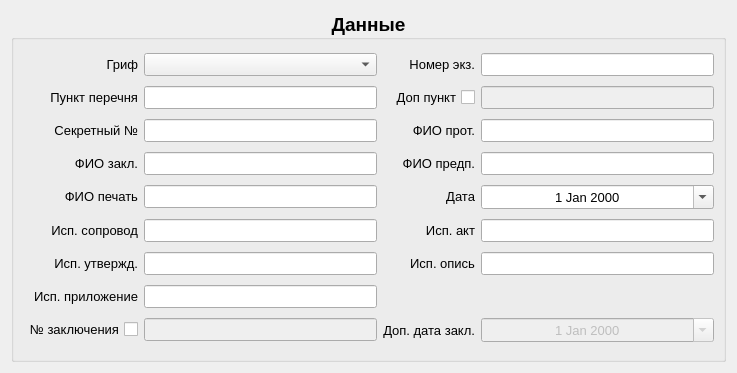
      <widget class="QWidget" name="page_0">
       <property name="geometry">
        <rect>
         <x>0</x>
         <y>0</y>
         <width>737</width>
         <height>373</height>
        </rect>
       </property>
       <attribute name="label">
        <string>Данные</string>
       </attribute>
       <layout class="QGridLayout" name="gridLayout_17">
        <item row="0" column="0">
         <widget class="QGroupBox" name="groupBox_date_insert">
          <property name="font">
           <font>
            <pointsize>14</pointsize>
            <weight>75</weight>
            <bold>true</bold>
           </font>
          </property>
          <property name="title">
           <string>Данные</string>
          </property>
          <property name="alignment">
           <set>Qt::AlignCenter</set>
          </property>
          <layout class="QGridLayout" name="gridLayout">
           <item row="3" column="2">
            <widget class="QCheckBox" name="checkBox_add_list_item">
             <property name="font">
              <font>
               <pointsize>10</pointsize>
               <weight>50</weight>
               <bold>false</bold>
              </font>
             </property>
             <property name="layoutDirection">
              <enum>Qt::RightToLeft</enum>
             </property>
             <property name="text">
              <string>Доп пункт</string>
             </property>
            </widget>
           </item>
           <item row="9" column="0">
            <widget class="QLabel" name="label_statement">
             <property name="font">
              <font>
               <pointsize>10</pointsize>
               <weight>50</weight>
               <bold>false</bold>
              </font>
             </property>
             <property name="text">
              <string>Исп. утвержд.</string>
             </property>
             <property name="alignment">
              <set>Qt::AlignRight|Qt::AlignTrailing|Qt::AlignVCenter</set>
             </property>
            </widget>
           </item>
           <item row="3" column="0">
            <widget class="QLabel" name="label_list_item">
             <property name="sizePolicy">
              <sizepolicy hsizetype="Preferred" vsizetype="Fixed">
               <horstretch>0</horstretch>
               <verstretch>0</verstretch>
              </sizepolicy>
             </property>
             <property name="maximumSize">
              <size>
               <width>16777215</width>
               <height>16777215</height>
              </size>
             </property>
             <property name="font">
              <font>
               <pointsize>10</pointsize>
               <weight>50</weight>
               <bold>false</bold>
              </font>
             </property>
             <property name="text">
              <string>Пункт перечня</string>
             </property>
             <property name="alignment">
              <set>Qt::AlignRight|Qt::AlignTrailing|Qt::AlignVCenter</set>
             </property>
            </widget>
           </item>
           <item row="9" column="2">
            <widget class="QLabel" name="label_inventory">
             <property name="font">
              <font>
               <pointsize>10</pointsize>
               <weight>50</weight>
               <bold>false</bold>
              </font>
             </property>
             <property name="text">
              <string>Исп. опись</string>
             </property>
             <property name="alignment">
              <set>Qt::AlignRight|Qt::AlignTrailing|Qt::AlignVCenter</set>
             </property>
            </widget>
           </item>
           <item row="5" column="0">
            <widget class="QLabel" name="label_number">
             <property name="sizePolicy">
              <sizepolicy hsizetype="Preferred" vsizetype="Fixed">
               <horstretch>0</horstretch>
               <verstretch>0</verstretch>
              </sizepolicy>
             </property>
             <property name="maximumSize">
              <size>
               <width>16777215</width>
               <height>16777215</height>
              </size>
             </property>
             <property name="font">
              <font>
               <pointsize>10</pointsize>
               <weight>50</weight>
               <bold>false</bold>
              </font>
             </property>
             <property name="text">
              <string>Секретный №</string>
             </property>
             <property name="alignment">
              <set>Qt::AlignRight|Qt::AlignTrailing|Qt::AlignVCenter</set>
             </property>
            </widget>
           </item>
           <item row="6" column="0">
            <widget class="QLabel" name="label_conclusion">
             <property name="sizePolicy">
              <sizepolicy hsizetype="Preferred" vsizetype="Fixed">
               <horstretch>0</horstretch>
               <verstretch>0</verstretch>
              </sizepolicy>
             </property>
             <property name="maximumSize">
              <size>
               <width>16777215</width>
               <height>16777215</height>
              </size>
             </property>
             <property name="font">
              <font>
               <pointsize>10</pointsize>
               <weight>50</weight>
               <bold>false</bold>
              </font>
             </property>
             <property name="text">
              <string>ФИО закл.</string>
             </property>
             <property name="alignment">
              <set>Qt::AlignRight|Qt::AlignTrailing|Qt::AlignVCenter</set>
             </property>
            </widget>
           </item>
           <item row="8" column="2">
            <widget class="QLabel" name="label_act">
             <property name="font">
              <font>
               <pointsize>10</pointsize>
               <weight>50</weight>
               <bold>false</bold>
              </font>
             </property>
             <property name="layoutDirection">
              <enum>Qt::LeftToRight</enum>
             </property>
             <property name="text">
              <string>Исп. акт</string>
             </property>
             <property name="alignment">
              <set>Qt::AlignRight|Qt::AlignTrailing|Qt::AlignVCenter</set>
             </property>
            </widget>
           </item>
           <item row="6" column="1">
            <widget class="QLineEdit" name="lineEdit_conclusion">
             <property name="sizePolicy">
              <sizepolicy hsizetype="Expanding" vsizetype="Fixed">
               <horstretch>0</horstretch>
               <verstretch>0</verstretch>
              </sizepolicy>
             </property>
             <property name="maximumSize">
              <size>
               <width>16777215</width>
               <height>16777215</height>
              </size>
             </property>
             <property name="font">
              <font>
               <pointsize>10</pointsize>
               <weight>50</weight>
               <bold>false</bold>
              </font>
             </property>
            </widget>
           </item>
           <item row="7" column="1">
            <widget class="QLineEdit" name="lineEdit_print">
             <property name="sizePolicy">
              <sizepolicy hsizetype="Expanding" vsizetype="Fixed">
               <horstretch>0</horstretch>
               <verstretch>0</verstretch>
              </sizepolicy>
             </property>
             <property name="maximumSize">
              <size>
               <width>16777215</width>
               <height>16777215</height>
              </size>
             </property>
             <property name="font">
              <font>
               <pointsize>10</pointsize>
               <weight>50</weight>
               <bold>false</bold>
              </font>
             </property>
            </widget>
           </item>
           <item row="7" column="2">
            <widget class="QLabel" name="label_date">
             <property name="sizePolicy">
              <sizepolicy hsizetype="Preferred" vsizetype="Fixed">
               <horstretch>0</horstretch>
               <verstretch>0</verstretch>
              </sizepolicy>
             </property>
             <property name="maximumSize">
              <size>
               <width>16777215</width>
               <height>16777215</height>
              </size>
             </property>
             <property name="font">
              <font>
               <pointsize>10</pointsize>
               <weight>50</weight>
               <bold>false</bold>
              </font>
             </property>
             <property name="text">
              <string>Дата</string>
             </property>
             <property name="alignment">
              <set>Qt::AlignRight|Qt::AlignTrailing|Qt::AlignVCenter</set>
             </property>
            </widget>
           </item>
           <item row="1" column="2">
            <widget class="QLabel" name="label_num_scroll">
             <property name="sizePolicy">
              <sizepolicy hsizetype="Preferred" vsizetype="Fixed">
               <horstretch>0</horstretch>
               <verstretch>0</verstretch>
              </sizepolicy>
             </property>
             <property name="maximumSize">
              <size>
               <width>16777215</width>
               <height>16777215</height>
              </size>
             </property>
             <property name="font">
              <font>
               <pointsize>10</pointsize>
               <weight>50</weight>
               <bold>false</bold>
              </font>
             </property>
             <property name="text">
              <string>Номер экз.</string>
             </property>
             <property name="alignment">
              <set>Qt::AlignRight|Qt::AlignTrailing|Qt::AlignVCenter</set>
             </property>
            </widget>
           </item>
           <item row="11" column="0">
            <widget class="QCheckBox" name="checkBox_conclusion_number">
             <property name="font">
              <font>
               <pointsize>10</pointsize>
               <weight>50</weight>
               <bold>false</bold>
              </font>
             </property>
             <property name="layoutDirection">
              <enum>Qt::RightToLeft</enum>
             </property>
             <property name="text">
              <string>№ заключения</string>
             </property>
            </widget>
           </item>
           <item row="1" column="0">
            <widget class="QLabel" name="label_classified">
             <property name="sizePolicy">
              <sizepolicy hsizetype="Preferred" vsizetype="Fixed">
               <horstretch>0</horstretch>
               <verstretch>0</verstretch>
              </sizepolicy>
             </property>
             <property name="maximumSize">
              <size>
               <width>16777215</width>
               <height>16777215</height>
              </size>
             </property>
             <property name="font">
              <font>
               <pointsize>10</pointsize>
               <weight>50</weight>
               <bold>false</bold>
              </font>
             </property>
             <property name="text">
              <string>Гриф</string>
             </property>
             <property name="alignment">
              <set>Qt::AlignRight|Qt::AlignTrailing|Qt::AlignVCenter</set>
             </property>
            </widget>
           </item>
           <item row="10" column="1">
            <widget class="QLineEdit" name="lineEdit_application">
             <property name="font">
              <font>
               <pointsize>10</pointsize>
               <weight>50</weight>
               <bold>false</bold>
              </font>
             </property>
            </widget>
           </item>
           <item row="5" column="2">
            <widget class="QLabel" name="label_protocol">
             <property name="sizePolicy">
              <sizepolicy hsizetype="Preferred" vsizetype="Fixed">
               <horstretch>0</horstretch>
               <verstretch>0</verstretch>
              </sizepolicy>
             </property>
             <property name="maximumSize">
              <size>
               <width>16777215</width>
               <height>16777215</height>
              </size>
             </property>
             <property name="font">
              <font>
               <pointsize>10</pointsize>
               <weight>50</weight>
               <bold>false</bold>
              </font>
             </property>
             <property name="text">
              <string>ФИО прот.</string>
             </property>
             <property name="alignment">
              <set>Qt::AlignRight|Qt::AlignTrailing|Qt::AlignVCenter</set>
             </property>
            </widget>
           </item>
           <item row="5" column="4">
            <widget class="QLineEdit" name="lineEdit_protocol">
             <property name="sizePolicy">
              <sizepolicy hsizetype="Expanding" vsizetype="Fixed">
               <horstretch>0</horstretch>
               <verstretch>0</verstretch>
              </sizepolicy>
             </property>
             <property name="maximumSize">
              <size>
               <width>16777215</width>
               <height>16777215</height>
              </size>
             </property>
             <property name="font">
              <font>
               <pointsize>10</pointsize>
               <weight>50</weight>
               <bold>false</bold>
              </font>
             </property>
            </widget>
           </item>
           <item row="8" column="4">
            <widget class="QLineEdit" name="lineEdit_act">
             <property name="font">
              <font>
               <pointsize>10</pointsize>
               <weight>50</weight>
               <bold>false</bold>
              </font>
             </property>
            </widget>
           </item>
           <item row="8" column="0">
            <widget class="QLabel" name="label_executor_acc_sheet">
             <property name="sizePolicy">
              <sizepolicy hsizetype="Preferred" vsizetype="Fixed">
               <horstretch>0</horstretch>
               <verstretch>0</verstretch>
              </sizepolicy>
             </property>
             <property name="maximumSize">
              <size>
               <width>16777215</width>
               <height>16777215</height>
              </size>
             </property>
             <property name="font">
              <font>
               <pointsize>10</pointsize>
               <weight>50</weight>
               <bold>false</bold>
              </font>
             </property>
             <property name="text">
              <string>Исп. сопровод</string>
             </property>
             <property name="alignment">
              <set>Qt::AlignRight|Qt::AlignTrailing|Qt::AlignVCenter</set>
             </property>
            </widget>
           </item>
           <item row="1" column="4">
            <widget class="QLineEdit" name="lineEdit_num_scroll">
             <property name="sizePolicy">
              <sizepolicy hsizetype="Expanding" vsizetype="Fixed">
               <horstretch>0</horstretch>
               <verstretch>0</verstretch>
              </sizepolicy>
             </property>
             <property name="font">
              <font>
               <pointsize>10</pointsize>
               <weight>50</weight>
               <bold>false</bold>
              </font>
             </property>
            </widget>
           </item>
           <item row="11" column="1">
            <widget class="QLineEdit" name="lineEdit_conclusion_number">
             <property name="enabled">
              <bool>false</bool>
             </property>
             <property name="font">
              <font>
               <pointsize>10</pointsize>
               <weight>50</weight>
               <bold>false</bold>
              </font>
             </property>
            </widget>
           </item>
           <item row="3" column="4">
            <widget class="QLineEdit" name="lineEdit_add_list_item">
             <property name="enabled">
              <bool>false</bool>
             </property>
             <property name="font">
              <font>
               <pointsize>10</pointsize>
               <weight>50</weight>
               <bold>false</bold>
              </font>
             </property>
            </widget>
           </item>
           <item row="9" column="4">
            <widget class="QLineEdit" name="lineEdit_inventory">
             <property name="font">
              <font>
               <pointsize>10</pointsize>
               <weight>50</weight>
               <bold>false</bold>
              </font>
             </property>
            </widget>
           </item>
           <item row="6" column="4">
            <widget class="QLineEdit" name="lineEdit_prescription">
             <property name="sizePolicy">
              <sizepolicy hsizetype="Expanding" vsizetype="Fixed">
               <horstretch>0</horstretch>
               <verstretch>0</verstretch>
              </sizepolicy>
             </property>
             <property name="maximumSize">
              <size>
               <width>16777215</width>
               <height>16777215</height>
              </size>
             </property>
             <property name="font">
              <font>
               <pointsize>10</pointsize>
               <weight>50</weight>
               <bold>false</bold>
              </font>
             </property>
            </widget>
           </item>
           <item row="6" column="2">
            <widget class="QLabel" name="label_prescription">
             <property name="sizePolicy">
              <sizepolicy hsizetype="Preferred" vsizetype="Fixed">
               <horstretch>0</horstretch>
               <verstretch>0</verstretch>
              </sizepolicy>
             </property>
             <property name="maximumSize">
              <size>
               <width>16777215</width>
               <height>16777215</height>
              </size>
             </property>
             <property name="font">
              <font>
               <pointsize>10</pointsize>
               <weight>50</weight>
               <bold>false</bold>
              </font>
             </property>
             <property name="text">
              <string>ФИО предп.</string>
             </property>
             <property name="alignment">
              <set>Qt::AlignRight|Qt::AlignTrailing|Qt::AlignVCenter</set>
             </property>
            </widget>
           </item>
           <item row="11" column="2">
            <widget class="QLabel" name="label_add_conclusion_number">
             <property name="font">
              <font>
               <pointsize>10</pointsize>
               <weight>50</weight>
               <bold>false</bold>
              </font>
             </property>
             <property name="layoutDirection">
              <enum>Qt::LeftToRight</enum>
             </property>
             <property name="text">
              <string>Доп. дата закл.</string>
             </property>
             <property name="alignment">
              <set>Qt::AlignRight|Qt::AlignTrailing|Qt::AlignVCenter</set>
             </property>
            </widget>
           </item>
           <item row="5" column="1">
            <widget class="QLineEdit" name="lineEdit_number">
             <property name="sizePolicy">
              <sizepolicy hsizetype="Expanding" vsizetype="Fixed">
               <horstretch>0</horstretch>
               <verstretch>0</verstretch>
              </sizepolicy>
             </property>
             <property name="maximumSize">
              <size>
               <width>16777215</width>
               <height>16777215</height>
              </size>
             </property>
             <property name="font">
              <font>
               <pointsize>10</pointsize>
               <weight>50</weight>
               <bold>false</bold>
              </font>
             </property>
            </widget>
           </item>
           <item row="9" column="1">
            <widget class="QLineEdit" name="lineEdit_statement">
             <property name="font">
              <font>
               <pointsize>10</pointsize>
               <weight>50</weight>
               <bold>false</bold>
              </font>
             </property>
            </widget>
           </item>
           <item row="7" column="0">
            <widget class="QLabel" name="label_print">
             <property name="sizePolicy">
              <sizepolicy hsizetype="Preferred" vsizetype="Fixed">
               <horstretch>0</horstretch>
               <verstretch>0</verstretch>
              </sizepolicy>
             </property>
             <property name="maximumSize">
              <size>
               <width>16777215</width>
               <height>16777215</height>
              </size>
             </property>
             <property name="font">
              <font>
               <pointsize>10</pointsize>
               <weight>50</weight>
               <bold>false</bold>
              </font>
             </property>
             <property name="text">
              <string>ФИО печать</string>
             </property>
             <property name="alignment">
              <set>Qt::AlignRight|Qt::AlignTrailing|Qt::AlignVCenter</set>
             </property>
            </widget>
           </item>
           <item row="3" column="1">
            <widget class="QLineEdit" name="lineEdit_list_item">
             <property name="sizePolicy">
              <sizepolicy hsizetype="Expanding" vsizetype="Fixed">
               <horstretch>0</horstretch>
               <verstretch>0</verstretch>
              </sizepolicy>
             </property>
             <property name="maximumSize">
              <size>
               <width>16777215</width>
               <height>16777215</height>
              </size>
             </property>
             <property name="font">
              <font>
               <pointsize>10</pointsize>
               <weight>50</weight>
               <bold>false</bold>
              </font>
             </property>
            </widget>
           </item>
           <item row="10" column="0">
            <widget class="QLabel" name="label_application">
             <property name="font">
              <font>
               <pointsize>10</pointsize>
               <weight>50</weight>
               <bold>false</bold>
              </font>
             </property>
             <property name="text">
              <string>Исп. приложение</string>
             </property>
             <property name="alignment">
              <set>Qt::AlignRight|Qt::AlignTrailing|Qt::AlignVCenter</set>
             </property>
            </widget>
           </item>
           <item row="1" column="1">
            <widget class="QComboBox" name="comboBox_classified">
             <property name="sizePolicy">
              <sizepolicy hsizetype="Expanding" vsizetype="Fixed">
               <horstretch>0</horstretch>
               <verstretch>0</verstretch>
              </sizepolicy>
             </property>
             <property name="font">
              <font>
               <pointsize>10</pointsize>
               <weight>50</weight>
               <bold>false</bold>
              </font>
             </property>
             <item>
              <property name="text">
               <string/>
              </property>
             </item>
             <item>
              <property name="text">
               <string>ДСП</string>
              </property>
             </item>
             <item>
              <property name="text">
               <string>С</string>
              </property>
             </item>
             <item>
              <property name="text">
               <string>СС</string>
              </property>
             </item>
             <item>
              <property name="text">
               <string>ОВ</string>
              </property>
             </item>
            </widget>
           </item>
           <item row="8" column="1">
            <widget class="QLineEdit" name="lineEdit_executor_acc_sheet">
             <property name="sizePolicy">
              <sizepolicy hsizetype="Expanding" vsizetype="Fixed">
               <horstretch>0</horstretch>
               <verstretch>0</verstretch>
              </sizepolicy>
             </property>
             <property name="maximumSize">
              <size>
               <width>16777215</width>
               <height>16777215</height>
              </size>
             </property>
             <property name="font">
              <font>
               <pointsize>10</pointsize>
               <weight>50</weight>
               <bold>false</bold>
              </font>
             </property>
            </widget>
           </item>
           <item row="7" column="4">
            <widget class="QDateEdit" name="dateEdit_date">
             <property name="font">
              <font>
               <pointsize>10</pointsize>
               <weight>50</weight>
               <bold>false</bold>
              </font>
             </property>
             <property name="alignment">
              <set>Qt::AlignCenter</set>
             </property>
             <property name="calendarPopup">
              <bool>true</bool>
             </property>
            </widget>
           </item>
           <item row="11" column="4">
            <widget class="QDateEdit" name="dateEdit_conclusion_number">
             <property name="enabled">
              <bool>false</bool>
             </property>
             <property name="font">
              <font>
               <pointsize>10</pointsize>
               <weight>50</weight>
               <bold>false</bold>
              </font>
             </property>
             <property name="alignment">
              <set>Qt::AlignCenter</set>
             </property>
             <property name="calendarPopup">
              <bool>true</bool>
             </property>
            </widget>
           </item>
          </layout>
         </widget>
        </item>
       </layout>
      </widget>
